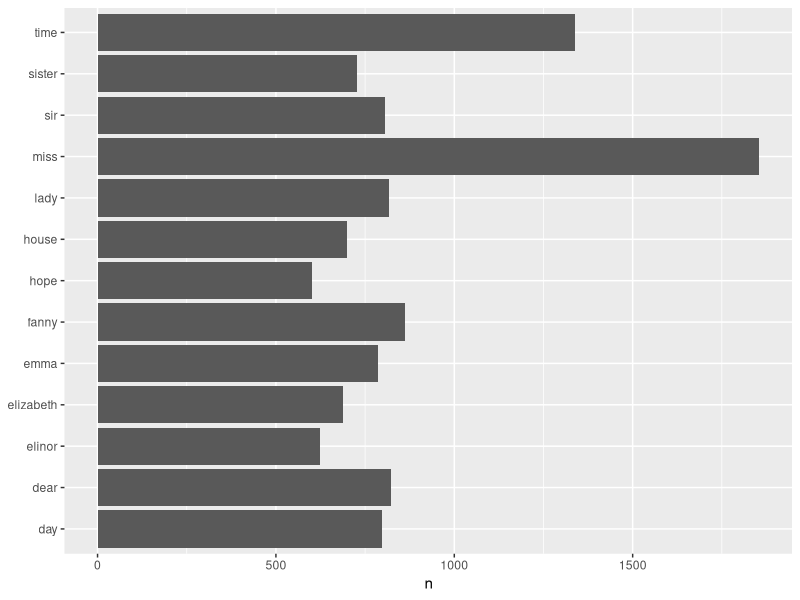

This figure's R source: (Note: this script raises an error after producing the figure.)
## ---- chunk 1
library(janeaustenr)
library(tidyverse)
library(stringr)
library(tidytext)
library(wordcloud)
library(igraph)
library(ggraph)
## ---- chunk 2
original_books <- austen_books() %>%
        group_by(book) %>%
        mutate(linenumber = row_number(),
               chapter = cumsum(str_detect(text, regex("^chapter [\\divxlc]",ignore_case = T)))) %>%
        ungroup()

# regex: regular expressions
# roman numerals are represented by a string consisting of characters I,V,X,L,C and M
## ---- chunk 3
tidy_books <- original_books %>%
        unnest_tokens(word, text)
# in a tidy format: one-token-per-row
## ---- chunk 4
data("stop_words")
tidy_books <- tidy_books %>%
        anti_join(stop_words)
## ---- chunk 5
tidy_books %>%
        count(word, sort = T)
# find the most common words
## ---- chunk 6
tidy_books %>%
        count(word, sort = T) %>%
        filter(n > 600) %>%
        mutate(reorder(word, n)) %>%
        ggplot(aes(word,n)) + 
        geom_col() + 
        xlab(NULL) + 
        coord_flip()
## ---- chunk 7
get_sentiments("afinn")
get_sentiments("bing")
get_sentiments("nrc")
## ---- chunk 8
jane_austen_sentiment <- tidy_books %>%
  inner_join(get_sentiments("bing")) %>%
  count(book, index = linenumber %/% 80, sentiment) %>%
  spread(sentiment, n, fill = 0) %>%
  mutate(sentiment = positive - negative)
## ---- chunk 9
ggplot(jane_austen_sentiment, aes(index, sentiment, fill = book)) +
  geom_col(show.legend = FALSE) +
  facet_wrap(~book, ncol = 2, scales = "free_x")
## ---- chunk 10
tidy_books %>%
  anti_join(stop_words) %>%
  count(word) %>%
  with(wordcloud(word, n, max.words = 100))
## ---- chunk 11
austen_bigrams <- austen_books() %>%
  unnest_tokens(bigram, text, token = "ngrams", n = 2)

austen_bigrams
## ---- chunk 12
bigrams_separated <- austen_bigrams %>%
  separate(bigram, c("word1", "word2"), sep = " ")

bigrams_filtered <- bigrams_separated %>%
  filter(!word1 %in% stop_words$word) %>%
  filter(!word2 %in% stop_words$word)

# new bigram counts:
bigram_counts <- bigrams_filtered %>% 
  count(word1, word2, sort = TRUE)

bigram_counts
## ---- chunk 13
bigrams_united <- bigrams_filtered %>%
  unite(bigram, word1, word2, sep = " ")

bigrams_united
## ---- chunk 14
bigram_tf_idf <- bigrams_united %>%
  count(book, bigram) %>%
  bind_tf_idf(bigram, book, n) %>%
  arrange(desc(tf_idf))

bigram_tf_idf
## ---- chunk 15
# filter for only relatively common combinations
bigram_graph <- bigram_counts %>%
  filter(n > 20) %>%
  graph_from_data_frame()

ggraph(bigram_graph, layout = "fr") +
  geom_edge_link() +
  geom_node_point() +
  geom_node_text(aes(label = name), vjust = 1, hjust = 1)
